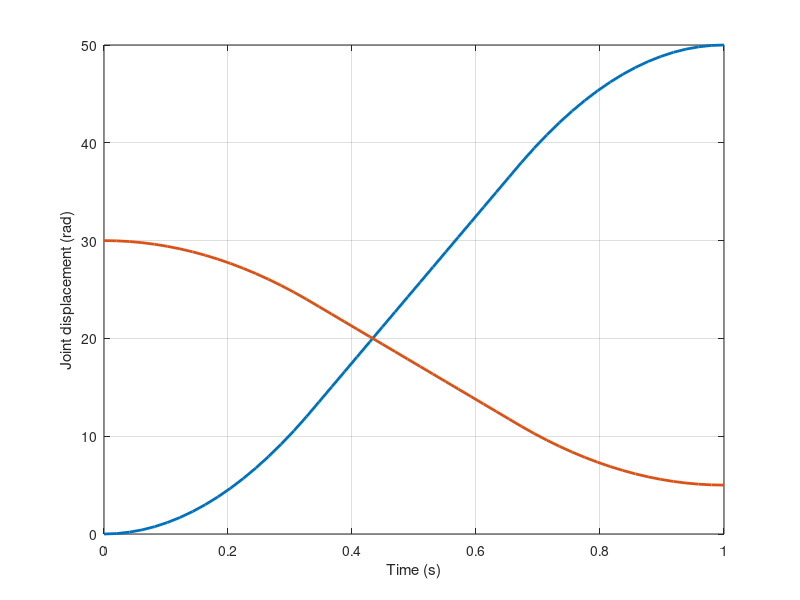
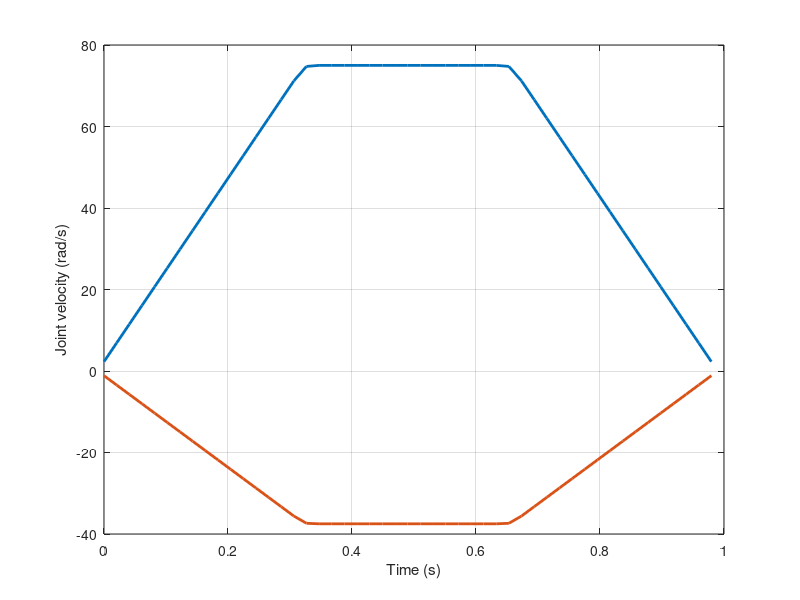
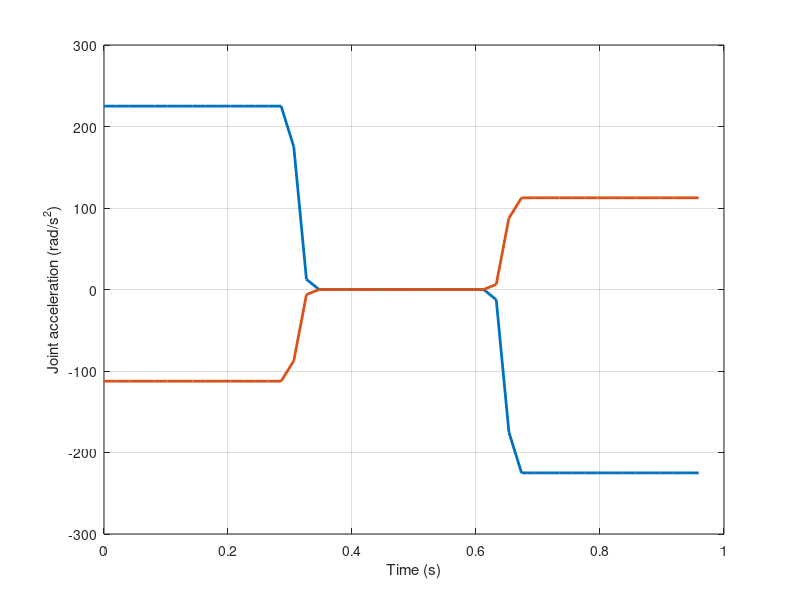

MATLAB code for these plots, in order: (Note: this script raises an error after producing the figures.)
% S curve (seven segments) trajectory
clc
clear 
close all

%% Alt 1
% joint variable
q0 = [0 30]; % init
qf = [50 5]; % final

t0 = 0; %initial time
tf = 1; %final time

% derived
qdd = [];qd=[];q_traj=[];
for i = 1:length(q0) % for more than 1-DOF
    V = 1.5*(qf(i)-q0(i))/tf; % to set the constant velocity value
    tb = (q0(i)-qf(i) + V*tf)/V;
    
    t = linspace(t0,tf,50);
    ind1 = find((t0<=t) & (t<=tb));
    ind2 = find((tb<t) & (t<=tf-tb));
    ind3 = find((tf-tb<t) & (t<=tf));
    temp1 = q0(i) + V*t.^2/(2*tb);
    temp2 = (qf(i) + q0(i) - V*tf)/2 + V*t;
    temp3 = qf(i) - V*tf^2/(2*tb) + V*tf*t/tb - V*t.^2/(2*tb);
    
    q_traj = [q_traj;[temp1(ind1) temp2(ind2) temp3(ind3)]];
    
    qd = [qd; diff(q_traj(i,:))./diff(t)];
    qdd = [qdd; diff(qd(i,:))./diff(t(1:end-1))];
end

figure
plot(t,q_traj,'Linewidth',2);
grid on;xlabel('Time (s)');ylabel('Joint displacement (rad)');
figure
plot(t(1:end-1),qd,'Linewidth',2);
grid on;xlabel('Time (s)');ylabel('Joint velocity (rad/s)');
figure
plot(t(1:end-2),qdd,'Linewidth',2);grid on;
xlabel('Time (s)');ylabel('Joint acceleration (rad/s^2)');
%% Alt 2
% create quintic polynimial trajectory
qs = [0 30]; qf = [50 5];
t = linspace(t0,tf,50);
[q_traj,qd,qdd] = mtraj(@lspb,qs,qf,t);

figure
plot(t,q_traj,'Linewidth',2);
grid on;xlabel('Time (s)');ylabel('Joint displacement (rad)');
figure
plot(t,qd,'Linewidth',2);
grid on;xlabel('Time (s)');ylabel('Joint velocity (rad/s)');
figure
plot(t,qdd,'Linewidth',2);grid on;
xlabel('Time (s)');ylabel('Joint acceleration (rad/s^2)');